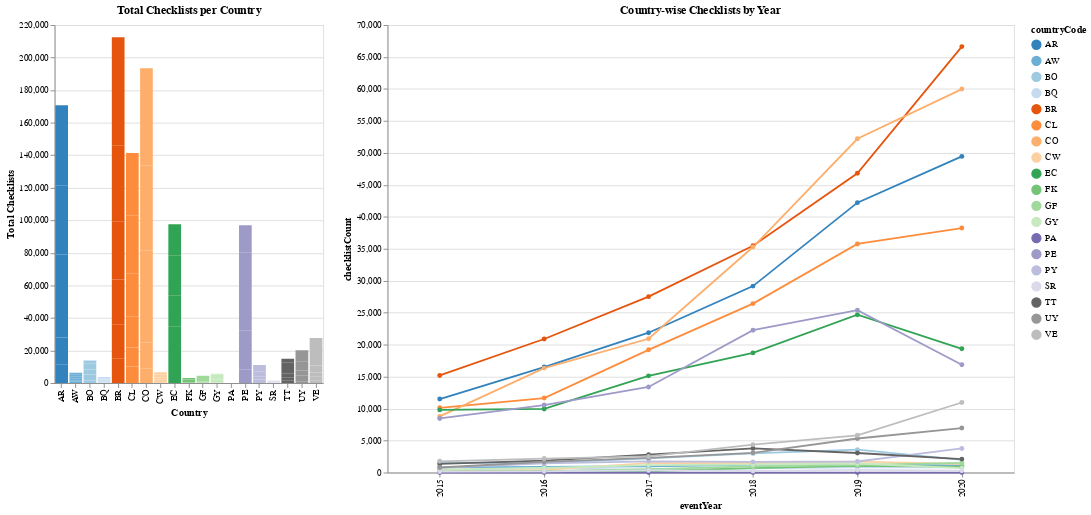

The notebook cell this image was saved under:
### Code cell
import altair as alt

# melt into long format for easier altair consumption
melted_checklists_by_country_year = checklists_by_country_year.reset_index().melt(id_vars='countryCode', var_name='eventYear', value_name='checklistCount')
display(melted_checklists_by_country_year.head(n=2))

# see https://altair-viz.github.io/gallery/simple_line_chart.html
chart1 = alt.Chart(melted_checklists_by_country_year).mark_line(point=True).encode(
    x='eventYear:O',
    y='checklistCount:Q',
    color=alt.Color('countryCode:N', scale=alt.Scale(scheme='category20c')), # see https://vega.github.io/vega/docs/schemes/#reference
    tooltip=['countryCode:N', 'eventYear:O', 'checklistCount:Q']
).properties(
    title='Country-wise Checklists by Year',
    width=700,
    height=500
)

country_selection = alt.selection_point(fields=['countryCode'])

bar = alt.Chart(melted_checklists_by_country_year).mark_bar().encode(
    x=alt.X('countryCode', title='Country').scale(domain=sorted(melted_checklists_by_country_year['countryCode'].unique())),
    y=alt.Y('checklistCount:Q', title='Total Checklists'),
    color=alt.when(country_selection).then(alt.Color('countryCode:N').scale(domain=sorted(melted_checklists_by_country_year['countryCode'].unique()))).otherwise(alt.value('lightgray')),
    tooltip=[alt.Tooltip('countryCode:N', title='Country'), alt.Tooltip('checklistCount:Q', title='Total Checklists')],
).add_params(
    country_selection
).properties(
    width=300,
    height=400,
    title='Total Checklists per Country').interactive()

bar | chart1.add_params(country_selection).transform_filter(country_selection)

### Figure 1 — Vega-Lite specification as saved in the notebook (floating-point values rounded to 4 significant figures)
{"config": {"view": {"continuousWidth": 300, "continuousHeight": 300}}, "hconcat": [{"mark": {"type": "bar"}, "encoding": {"color": {"condition": {"param": "param_1", "field": "countryCode", "scale": {"domain": ["AR", "AW", "BO", "BQ", "BR", "CL", "CO", "CW", "EC", "FK", "GF", "GY", "PA", "PE", "PY", "SR", "TT", "UY", "VE"]}, "type": "nominal"}, "value": "lightgray"}, "tooltip": [{"field": "countryCode", "title": "Country", "type": "nominal"}, {"field": "checklistCount", "title": "Total Checklists", "type": "quantitative"}], "x": {"field": "countryCode", "scale": {"domain": ["AR", "AW", "BO", "BQ", "BR", "CL", "CO", "CW", "EC", "FK", "GF", "GY", "PA", "PE", "PY", "SR", "TT", "UY", "VE"]}, "title": "Country", "type": "nominal"}, "y": {"field": "checklistCount", "title": "Total Checklists", "type": "quantitative"}}, "height": 400, "name": "view_1", "title": "Total Checklists per Country", "width": 300}, {"mark": {"type": "line", "point": true}, "encoding": {"color": {"field": "countryCode", "scale": {"scheme": "category20c"}, "type": "nominal"}, "tooltip": [{"field": "countryCode", "type": "nominal"}, {"field": "eventYear", "type": "ordinal"}, {"field": "checklistCount", "type": "quantitative"}], "x": {"field": "eventYear", "type": "ordinal"}, "y": {"field": "checklistCount", "type": "quantitative"}}, "height": 500, "name": "view_2", "title": "Country-wise Checklists by Year", "transform": [{"filter": {"param": "param_1"}}], "width": 700}], "data": {"name": "data-19beb0813e9c94378aaf616f781f3b40"}, "params": [{"name": "param_1", "select": {"type": "point", "fields": ["countryCode"]}, "views": ["view_1", "view_2"]}, {"name": "param_2", "select": {"type": "interval", "encodings": ["x", "y"]}, "bind": "scales", "views": ["view_1"]}], "$schema": "https://vega.github.io/schema/vega-lite/v5.20.1.json", "datasets": {"data-19beb0813e9c94378aaf616f781f3b40": [{"countryCode": "AR", "eventYear": 2015, "checklistCount": 11500.0}, {"countryCode": "AW", "eventYear": 2015, "checklistCount": 798.0}, {"countryCode": "BO", "eventYear": 2015, "checklistCount": 1560.0}, {"countryCode": "BQ", "eventYear": 2015, "checklistCount": 369.0}, {"countryCode": "BR", "eventYear": 2015, "checklistCount": 15190.0}, {"countryCode": "CL", "eventYear": 2015, "checklistCount": 10130.0}, {"countryCode": "CO", "eventYear": 2015, "checklistCount": 8782.0}, {"countryCode": "CW", "eventYear": 2015, "checklistCount": 172.0}, {"countryCode": "EC", "eventYear": 2015, "checklistCount": 9802.0}, {"countryCode": "FK", "eventYear": 2015, "checklistCount": 142.0}, {"countryCode": "GF", "eventYear": 2015, "checklistCount": 159.0}, {"countryCode": "GY", "eventYear": 2015, "checklistCount": 500.0}, {"countryCode": "PA", "eventYear": 2015, "checklistCount": 2.0}, {"countryCode": "PE", "eventYear": 2015, "checklistCount": 8462.0}, {"countryCode": "PY", "eventYear": 2015, "checklistCount": 728.0}, {"countryCode": "SR", "eventYear": 2015, "checklistCount": 147.0}, {"countryCode": "TT", "eventYear": 2015, "checklistCount": 1350.0}, {"countryCode": "UY", "eventYear": 2015, "checklistCount": 789.0}, {"countryCode": "VE", "eventYear": 2015, "checklistCount": 1758.0}, {"countryCode": "AR", "eventYear": 2016, "checklistCount": 16510.0}, {"countryCode": "AW", "eventYear": 2016, "checklistCount": 900.0}, {"countryCode": "BO", "eventYear": 2016, "checklistCount": 1497.0}, {"countryCode": "BQ", "eventYear": 2016, "checklistCount": 679.0}, {"countryCode": "BR", "eventYear": 2016, "checklistCount": 20890.0}, {"countryCode": "CL", "eventYear": 2016, "checklistCount": 11650.0}, {"countryCode": "CO", "eventYear": 2016, "checklistCount": 16340.0}, {"countryCode": "CW", "eventYear": 2016, "checklistCount": 430.0}, {"countryCode": "EC", "eventYear": 2016, "checklistCount": 9951.0}, {"countryCode": "FK", "eventYear": 2016, "checklistCount": 204.0}, {"countryCode": "GF", "eventYear": 2016, "checklistCount": 189.0}, {"countryCode": "GY", "eventYear": 2016, "checklistCount": 716.0}, {"countryCode": "PA", "eventYear": 2016, "checklistCount": 0.0}, {"countryCode": "PE", "eventYear": 2016, "checklistCount": 10560.0}, {"countryCode": "PY", "eventYear": 2016, "checklistCount": 1428.0}, {"countryCode": "SR", "eventYear": 2016, "checklistCount": 193.0}, {"countryCode": "TT", "eventYear": 2016, "checklistCount": 1863.0}, {"countryCode": "UY", "eventYear": 2016, "checklistCount": 1656.0}, {"countryCode": "VE", "eventYear": 2016, "checklistCount": 2189.0}, {"countryCode": "AR", "eventYear": 2017, "checklistCount": 21880.0}, {"countryCode": "AW", "eventYear": 2017, "checklistCount": 987.0}, {"countryCode": "BO", "eventYear": 2017, "checklistCount": 2223.0}, {"countryCode": "BQ", "eventYear": 2017, "checklistCount": 419.0}, {"countryCode": "BR", "eventYear": 2017, "checklistCount": 27520.0}, {"countryCode": "CL", "eventYear": 2017, "checklistCount": 19200.0}, {"countryCode": "CO", "eventYear": 2017, "checklistCount": 20930.0}, {"countryCode": "CW", "eventYear": 2017, "checklistCount": 1488.0}, {"countryCode": "EC", "eventYear": 2017, "checklistCount": 15120.0}, {"countryCode": "FK", "eventYear": 2017, "checklistCount": 203.0}, {"countryCode": "GF", "eventYear": 2017, "checklistCount": 540.0}, {"countryCode": "GY", "eventYear": 2017, "checklistCount": 1178.0}, {"countryCode": "PA", "eventYear": 2017, "checklistCount": 0.0}, {"countryCode": "PE", "eventYear": 2017, "checklistCount": 13400.0}, {"countryCode": "PY", "eventYear": 2017, "checklistCount": 1765.0}, {"countryCode": "SR", "eventYear": 2017, "checklistCount": 336.0}, {"countryCode": "TT", "eventYear": 2017, "checklistCount": 2792.0}, {"countryCode": "UY", "eventYear": 2017, "checklistCount": 2296.0}, {"countryCode": "VE", "eventYear": 2017, "checklistCount": 2523.0}, {"countryCode": "AR", "eventYear": 2018, "checklistCount": 29170.0}, {"countryCode": "AW", "eventYear": 2018, "checklistCount": 1224.0}, {"countryCode": "BO", "eventYear": 2018, "checklistCount": 2997.0}, {"countryCode": "BQ", "eventYear": 2018, "checklistCount": 658.0}, {"countryCode": "BR", "eventYear": 2018, "checklistCount": 35470.0}, {"countryCode": "CL", "eventYear": 2018, "checklistCount": 26430.0}, {"countryCode": "CO", "eventYear": 2018, "checklistCount": 35280.0}, {"countryCode": "CW", "eventYear": 2018, "checklistCount": 1498.0}, {"countryCode": "EC", "eventYear": 2018, "checklistCount": 18720.0}, {"countryCode": "FK", "eventYear": 2018, "checklistCount": 681.0}, {"countryCode": "GF", "eventYear": 2018, "checklistCount": 960.0}, {"countryCode": "GY", "eventYear": 2018, "checklistCount": 1261.0}, {"countryCode": "PA", "eventYear": 2018, "checklistCount": 0.0}, {"countryCode": "PE", "eventYear": 2018, "checklistCount": 22270.0}, {"countryCode": "PY", "eventYear": 2018, "checklistCount": 1677.0}, {"countryCode": "SR", "eventYear": 2018, "checklistCount": 254.0}, {"countryCode": "TT", "eventYear": 2018, "checklistCount": 3788.0}, {"countryCode": "UY", "eventYear": 2018, "checklistCount": 3095.0}, {"countryCode": "VE", "eventYear": 2018, "checklistCount": 4372.0}, {"countryCode": "AR", "eventYear": 2019, "checklistCount": 42220.0}, {"countryCode": "AW", "eventYear": 2019, "checklistCount": 1236.0}, {"countryCode": "BO", "eventYear": 2019, "checklistCount": 3585.0}, {"countryCode": "BQ", "eventYear": 2019, "checklistCount": 797.0}, {"countryCode": "BR", "eventYear": 2019, "checklistCount": 46810.0}, {"countryCode": "CL", "eventYear": 2019, "checklistCount": 35760.0}, {"countryCode": "CO", "eventYear": 2019, "checklistCount": 52210.0}, {"countryCode": "CW", "eventYear": 2019, "checklistCount": 1711.0}, {"countryCode": "EC", "eventYear": 2019, "checklistCount": 24680.0}, {"countryCode": "FK", "eventYear": 2019, "checklistCount": 1032.0}, {"countryCode": "GF", "eventYear": 2019, "checklistCount": 1200.0}, {"countryCode": "GY", "eventYear": 2019, "checklistCount": 1419.0}, {"countryCode": "PA", "eventYear": 2019, "checklistCount": 0.0}, {"countryCode": "PE", "eventYear": 2019, "checklistCount": 25410.0}, {"countryCode": "PY", "eventYear": 2019, "checklistCount": 1733.0}, {"countryCode": "SR", "eventYear": 2019, "checklistCount": 420.0}, {"countryCode": "TT", "eventYear": 2019, "checklistCount": 3061.0}, {"countryCode": "UY", "eventYear": 2019, "checklistCount": 5327.0}, {"countryCode": "VE", "eventYear": 2019, "checklistCount": 5828.0}, {"countryCode": "AR", "eventYear": 2020, "checklistCount": 49450.0}, {"countryCode": "AW", "eventYear": 2020, "checklistCount": 1116.0}, {"countryCode": "BO", "eventYear": 2020, "checklistCount": 1978.0}, {"countryCode": "BQ", "eventYear": 2020, "checklistCount": 807.0}, {"countryCode": "BR", "eventYear": 2020, "checklistCount": 66630.0}, {"countryCode": "CL", "eventYear": 2020, "checklistCount": 38250.0}, {"countryCode": "CO", "eventYear": 2020, "checklistCount": 59990.0}, {"countryCode": "CW", "eventYear": 2020, "checklistCount": 1347.0}, {"countryCode": "EC", "eventYear": 2020, "checklistCount": 19360.0}, {"countryCode": "FK", "eventYear": 2020, "checklistCount": 916.0}, {"countryCode": "GF", "eventYear": 2020, "checklistCount": 1507.0}, {"countryCode": "GY", "eventYear": 2020, "checklistCount": 700.0}, {"countryCode": "PA", "eventYear": 2020, "checklistCount": 0.0}, {"countryCode": "PE", "eventYear": 2020, "checklistCount": 16870.0}, {"countryCode": "PY", "eventYear": 2020, "checklistCount": 3775.0}, {"countryCode": "SR", "eventYear": 2020, "checklistCount": 297.0}, {"countryCode": "TT", "eventYear": 2020, "checklistCount": 2103.0}, {"countryCode": "UY", "eventYear": 2020, "checklistCount": 6962.0}, {"countryCode": "VE", "eventYear": 2020, "checklistCount": 10960.0}]}}
